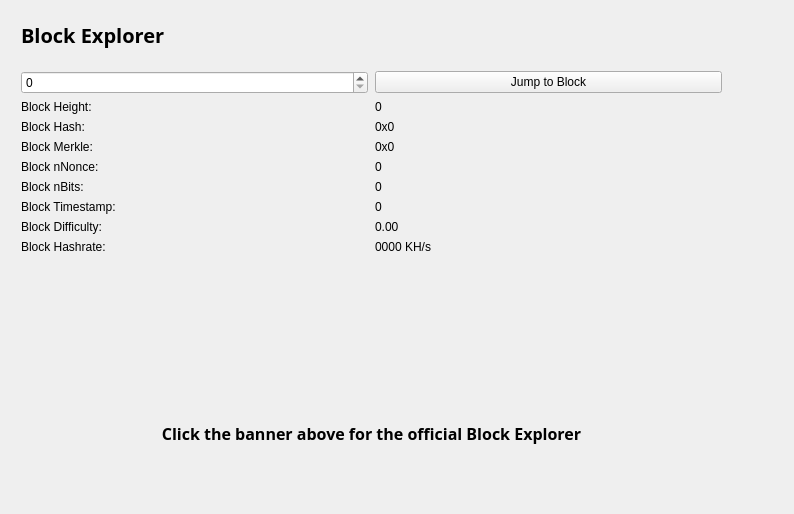
<?xml version="1.0" encoding="UTF-8"?>
<ui version="4.0">
 <class>BlockBrowser</class>
 <widget class="QWidget" name="BlockBrowser">
  <property name="windowModality">
   <enum>Qt::NonModal</enum>
  </property>
  <property name="enabled">
   <bool>true</bool>
  </property>
  <property name="geometry">
   <rect>
    <x>0</x>
    <y>0</y>
    <width>794</width>
    <height>514</height>
   </rect>
  </property>
  <property name="sizePolicy">
   <sizepolicy hsizetype="Preferred" vsizetype="Preferred">
    <horstretch>0</horstretch>
    <verstretch>0</verstretch>
   </sizepolicy>
  </property>
  <property name="minimumSize">
   <size>
    <width>0</width>
    <height>0</height>
   </size>
  </property>
  <property name="acceptDrops">
   <bool>false</bool>
  </property>
  <property name="windowTitle">
   <string>Form</string>
  </property>
  <layout class="QGridLayout">
   <property name="sizeConstraint">
    <enum>QLayout::SetMaximumSize</enum>
   </property>
   <property name="leftMargin">
    <number>21</number>
   </property>
   <property name="topMargin">
    <number>21</number>
   </property>
   <property name="rightMargin">
    <number>10</number>
   </property>
   <item row="1" column="0">
    <widget class="QWidget" name="widget" native="true">
     <widget class="QWidget" name="layoutWidget">
      <property name="geometry">
       <rect>
        <x>0</x>
        <y>0</y>
        <width>699</width>
        <height>27</height>
       </rect>
      </property>
      <layout class="QHBoxLayout" name="horizontalLayout_4">
       <property name="spacing">
        <number>7</number>
       </property>
       <item>
        <widget class="QLabel" name="label_5">
         <property name="font">
          <font>
           <family>Open Sans,sans-serif</family>
          </font>
         </property>
         <property name="text">
          <string>&lt;html&gt;&lt;head/&gt;&lt;body&gt;&lt;p&gt;&lt;span style=&quot; font-size:20px; font-weight:600; color:#000000;&quot;&gt;Block Explorer &lt;/span&gt;&lt;/p&gt;&lt;/body&gt;&lt;/html&gt;</string>
         </property>
        </widget>
       </item>
       <item>
        <spacer name="horizontalSpacer_2">
         <property name="orientation">
          <enum>Qt::Horizontal</enum>
         </property>
         <property name="sizeHint" stdset="0">
          <size>
           <width>40</width>
           <height>20</height>
          </size>
         </property>
        </spacer>
       </item>
      </layout>
     </widget>
     <widget class="QWidget" name="layoutWidget_2">
      <property name="geometry">
       <rect>
        <x>0</x>
        <y>50</y>
        <width>701</width>
        <height>201</height>
       </rect>
      </property>
      <layout class="QGridLayout" name="gridLayout_3" rowstretch="0,0,0,0,0,0,0,0,0,0,0,0" columnstretch="0,0">
       <property name="sizeConstraint">
        <enum>QLayout::SetDefaultConstraint</enum>
       </property>
       <property name="horizontalSpacing">
        <number>7</number>
       </property>
       <item row="6" column="0">
        <widget class="QLabel" name="nonceLabel">
         <property name="text">
          <string>Block nNonce:</string>
         </property>
        </widget>
       </item>
       <item row="4" column="1">
        <widget class="QLabel" name="hashBox">
         <property name="enabled">
          <bool>true</bool>
         </property>
         <property name="sizePolicy">
          <sizepolicy hsizetype="Preferred" vsizetype="Preferred">
           <horstretch>0</horstretch>
           <verstretch>0</verstretch>
          </sizepolicy>
         </property>
         <property name="minimumSize">
          <size>
           <width>0</width>
           <height>0</height>
          </size>
         </property>
         <property name="text">
          <string>0x0</string>
         </property>
        </widget>
       </item>
       <item row="8" column="0">
        <widget class="QLabel" name="timeLabel">
         <property name="text">
          <string>Block Timestamp:</string>
         </property>
        </widget>
       </item>
       <item row="6" column="1">
        <widget class="QLabel" name="nonceBox">
         <property name="text">
          <string>0</string>
         </property>
        </widget>
       </item>
       <item row="10" column="0">
        <widget class="QLabel" name="pawLabel">
         <property name="text">
          <string>Block Hashrate:</string>
         </property>
        </widget>
       </item>
       <item row="3" column="1">
        <widget class="QLabel" name="heightLabel">
         <property name="text">
          <string>0</string>
         </property>
        </widget>
       </item>
       <item row="7" column="0">
        <widget class="QLabel" name="bitsLabel">
         <property name="text">
          <string>Block nBits:</string>
         </property>
        </widget>
       </item>
       <item row="7" column="1">
        <widget class="QLabel" name="bitsBox">
         <property name="text">
          <string>0</string>
         </property>
        </widget>
       </item>
       <item row="5" column="1">
        <widget class="QLabel" name="merkleBox">
         <property name="minimumSize">
          <size>
           <width>187</width>
           <height>0</height>
          </size>
         </property>
         <property name="text">
          <string>0x0</string>
         </property>
        </widget>
       </item>
       <item row="10" column="1">
        <widget class="QLabel" name="pawBox">
         <property name="text">
          <string>0000 KH/s</string>
         </property>
        </widget>
       </item>
       <item row="9" column="1">
        <widget class="QLabel" name="hardBox">
         <property name="text">
          <string>0.00</string>
         </property>
        </widget>
       </item>
       <item row="9" column="0">
        <widget class="QLabel" name="hardLabel">
         <property name="text">
          <string>Block Difficulty:</string>
         </property>
        </widget>
       </item>
       <item row="1" column="0">
        <widget class="QSpinBox" name="heightBox">
         <property name="sizePolicy">
          <sizepolicy hsizetype="Preferred" vsizetype="Fixed">
           <horstretch>0</horstretch>
           <verstretch>0</verstretch>
          </sizepolicy>
         </property>
         <property name="maximum">
          <number>99999999</number>
         </property>
        </widget>
       </item>
       <item row="3" column="0">
        <widget class="QLabel" name="heightLabel_2">
         <property name="text">
          <string>Block Height:</string>
         </property>
        </widget>
       </item>
       <item row="8" column="1">
        <widget class="QLabel" name="timeBox">
         <property name="text">
          <string>0</string>
         </property>
        </widget>
       </item>
       <item row="1" column="1">
        <widget class="QPushButton" name="blockButton">
         <property name="text">
          <string>Jump to Block</string>
         </property>
        </widget>
       </item>
       <item row="5" column="0">
        <widget class="QLabel" name="merkleLabel">
         <property name="text">
          <string>Block Merkle:</string>
         </property>
        </widget>
       </item>
       <item row="4" column="0">
        <widget class="QLabel" name="hashLabel">
         <property name="text">
          <string>Block Hash:</string>
         </property>
        </widget>
       </item>
       <item row="11" column="0">
        <spacer name="verticalSpacer_2">
         <property name="orientation">
          <enum>Qt::Vertical</enum>
         </property>
         <property name="sizeHint" stdset="0">
          <size>
           <width>20</width>
           <height>40</height>
          </size>
         </property>
        </spacer>
       </item>
      </layout>
     </widget>
     <widget class="QLabel" name="label_6">
      <property name="geometry">
       <rect>
        <x>-1</x>
        <y>280</y>
        <width>711</width>
        <height>111</height>
       </rect>
      </property>
      <property name="text">
       <string>&lt;html&gt;&lt;head/&gt;&lt;body&gt;&lt;p&gt;&lt;a href=&quot;http://gdexplorer.org&quot;&gt;&lt;span style=&quot; text-decoration: underline; color:#0000ff;&quot;&gt;&lt;img src=&quot;:/images/ofbx&quot;/&gt;&lt;/span&gt;&lt;/a&gt;&lt;/p&gt;&lt;/body&gt;&lt;/html&gt;</string>
      </property>
      <property name="openExternalLinks">
       <bool>true</bool>
      </property>
     </widget>
     <widget class="QLabel" name="label_7">
      <property name="geometry">
       <rect>
        <x>100</x>
        <y>400</y>
        <width>501</width>
        <height>25</height>
       </rect>
      </property>
      <property name="font">
       <font>
        <family>Open Sans,sans-serif</family>
       </font>
      </property>
      <property name="text">
       <string>&lt;html&gt;&lt;head/&gt;&lt;body&gt;&lt;p align=&quot;center&quot;&gt;&lt;span style=&quot; font-size:12pt; font-weight:600; color:#000000;&quot;&gt;Click the banner above for the official Block Explorer&lt;/span&gt;&lt;/p&gt;&lt;/body&gt;&lt;/html&gt;</string>
      </property>
     </widget>
    </widget>
   </item>
  </layout>
 </widget>
 <resources/>
 <connections/>
</ui>
